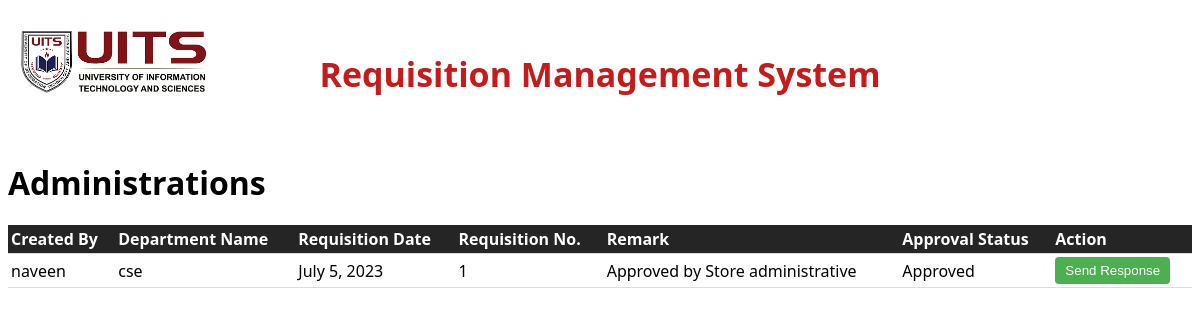
The app's page /administrations/, older data.
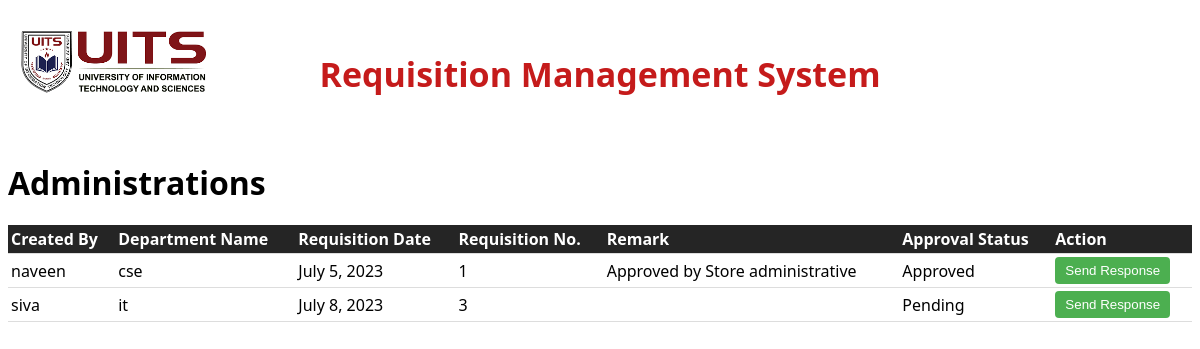
The same page, newer data.
### apps/models.py (models this page shows, shortened)
class Requisition(models.Model):
    user_name = models.CharField(max_length=100)
    department_name = models.CharField(max_length=100)
    requisition_date = models.DateField(default=datetime.today())
    requisition_no = models.AutoField(primary_key=True)
    remark = models.TextField(blank=True)
    role_choices=(
        ('Department Head','Department Head'),
        ('Store Executive','Store Executive'),
         ('Administration','Administration'),
    )
    approval_role = models.CharField(max_length=100, choices=role_choices, default='Department Head')
    APPROVAL_CHOICES = (
        ('PENDING', 'Pending'),
        ('APPROVED', 'Approved'),
        ('REJECTED', 'Rejected'),
    )
    approval_status = models.CharField(max_length=10, choices=APPROVAL_CHOICES, default='PENDING')

### apps/views.py (the view)
# urls.py: path('administrations/',views.administrations,name='administrations'),
def administrations(request):
    requisitions = Requisition.objects.all()
    form = ApprovalForm()
    return render(request, 'administrations.html', {'requisitions': requisitions, 'form': form})

### apps/templates/administrations.html (shortened to what this page needs)
<!DOCTYPE html>
<html>
<head>
</head>
<body>
    <div class="banner">
        <h1>Requisition Management System</h1>
        <div class="logo">
            <img src="/static/images/logo.png" alt="Logo">
        </div>
    </div>
    <h1>Administrations</h1>
    {% if requisitions %}
        <table>
            <thead>
                <tr>
                    <th>Created By</th>
                    <th>Department Name</th>
                    <th>Requisition Date</th>
                    <th>Requisition No.</th>
                    <th>Remark</th>
                    <th>Approval Status</th>
                    <th>Action</th>
                </tr>
            </thead>
            <tbody>
                {% for requisition in requisitions %}
                    <tr>
                        <td>{{ requisition.user_name }}</td>
                        <td>{{ requisition.department_name }}</td>
                        <td>{{ requisition.requisition_date }}</td>
                        <td>{{ requisition.requisition_no }}</td>
                        <td>{{ requisition.remark }}</td>
                        <td>{{ requisition.get_approval_status_display }}</td>
                        <td>
                            <button class="update-button" data-requisition-id="{{ requisition.requisition_no }}">Send Response</button>
                        </td>
                    </tr>
                {% endfor %}
            </tbody>
        </table>
    {% else %}
        <p class="empty-message">No requisitions found.</p>
    {% endif %}
</body>
</html>

Row changes from the older to the newer data that the page shows:
added Requisition: user_name "siva", department_name "it", requisition_date "July 8, 2023", requisition_no "3", approval_status "Pending"
